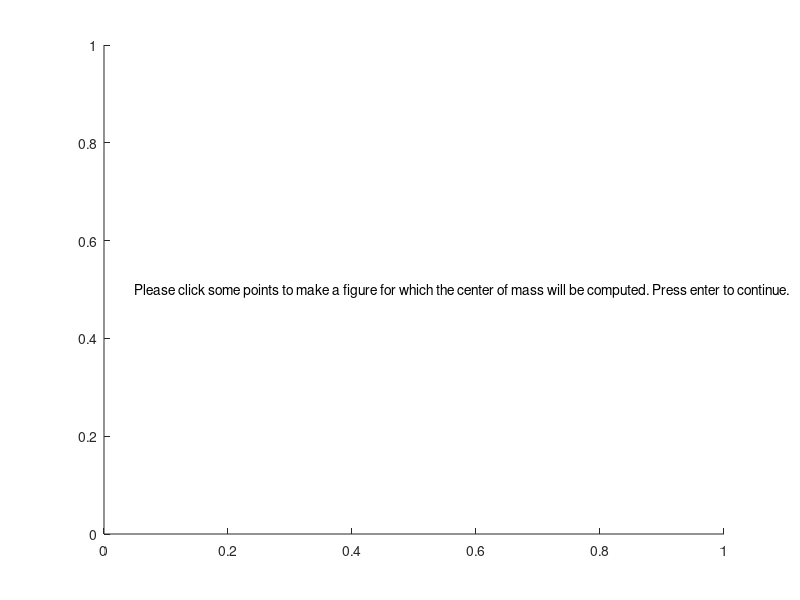

Recreate this plot in MATLAB. (Note: this script raises an error after producing the figure.)
function [ t ] = Oosterhuis_assignment3_exercise2()
%Function takes points from user input and makes parametrisation for line between points. Function output is figure of xy-plane with points connected by parametrisation and a special mark for the center of mass.
% Function gives xy-plane to user with instructions to mark some points in xy-plane. The coordinates of these points are stored in vectors x and y. Using interpolation a parametrisation of a closed curve going though all these points is constructed.
% figure('position',get(0,'screensize'))
% axes('position',[0 0 1 1])
text(0.05,0.5,{'Please click some points to make a figure for which the center of mass will be computed. Press enter to continue.'})
[x,y] = ginput
%make sure at least three points are clicked:
if length(x) <= 3
    error('Error: At least 3 points need to be selected')
end
    
% removing double cliks:(doesn't work as wished)
%for j=2:length(x)
%    for k=j:length(x)
%        if x(k)==x(j) && y(k)==y(j)
%            x(k)=10
%            y(k)=10
%        end
%    end
%end
%x(x==10) = []
%y(y==10) = []

% add first point at the end to make closed curve
x(length(x)+1)=x(1)
y(length(y)+1)=y(1)

% take cumultative sum of square root of (difference between x_i and x_i-1
% squared plus difference between y_i and y_i-1 squared).
t = cumsum(sqrt([0,diff(x')].^2 + [0,diff(y')].^2));
%define steps  
ti = linspace(t(1),t(end),500);
%find line between points 
xi = interp1(t,x',ti,'cubic');
yi = interp1(t,y',ti,'cubic');
%plot points and interpolation
plot(x,y,'b.',xi,yi,'r-') 
hold off
%Z = trapz(xi,yi')
Z = trapz(xi,yi)
Z2 = trapz(ones(length(yi),1),yi)
%

%center of mass has coordinates \int_{omega}(x) / \int_omega(1),
% \int_{omega}(y) / \int_omega(1)

%%CENTER OF MASS BY USING GREEN: f2=x f1 = 0 (chosen), use trapz() for
% lineintergral

end

